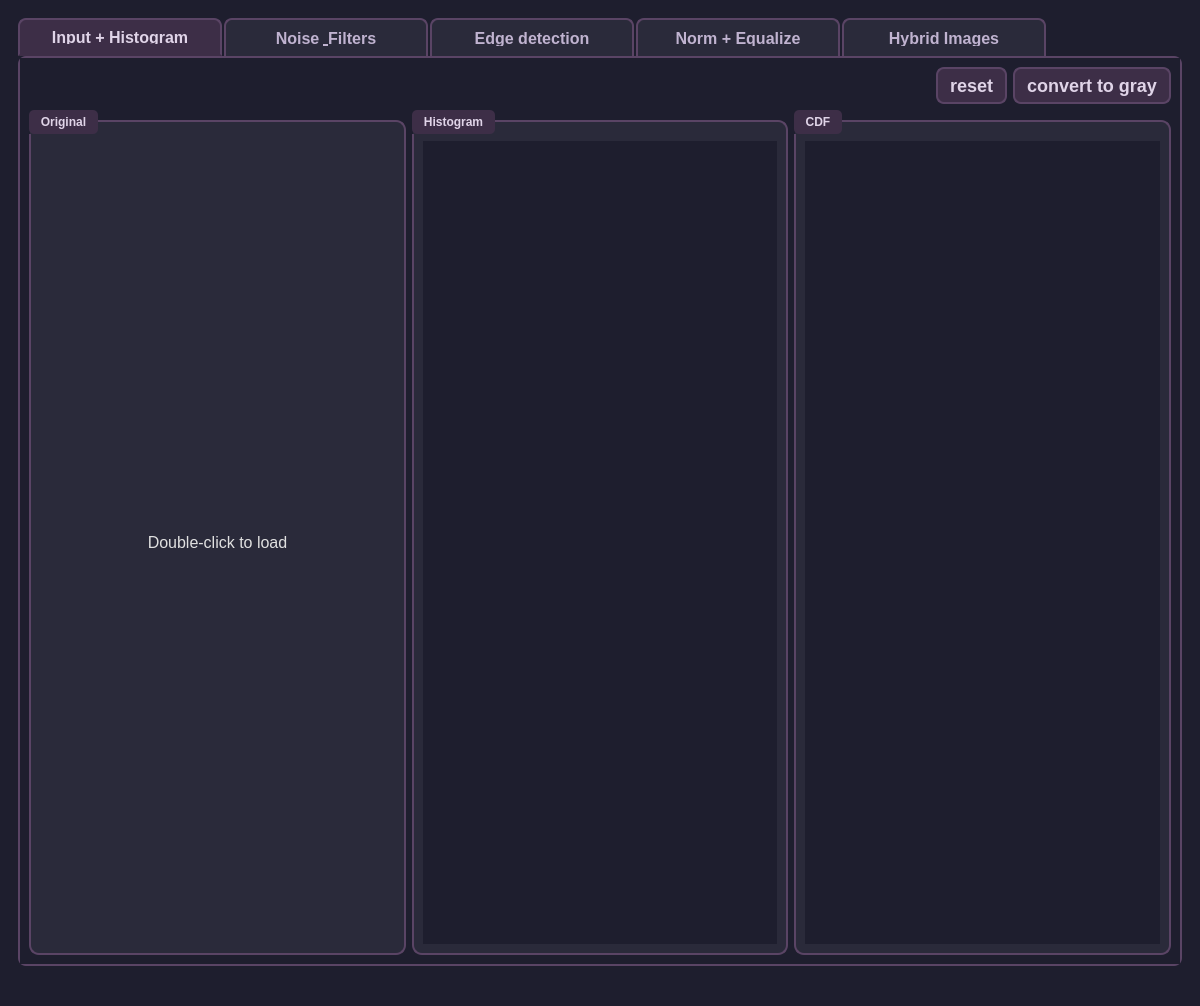
<?xml version="1.0" encoding="UTF-8"?>
<ui version="4.0">
 <class>MainWindow</class>
 <widget class="QMainWindow" name="MainWindow">
  <property name="geometry">
   <rect>
    <x>0</x>
    <y>0</y>
    <width>1200</width>
    <height>700</height>
   </rect>
  </property>
  <property name="windowTitle">
   <string>Image Processor</string>
  </property>
  <property name="styleSheet">
   <string notr="true">QMainWindow {
    background-color: #1E1E2E;
}

QWidget {
    background-color: #1E1E2E;
    color: #E0E0E0;
}

QPushButton {
    background-color: #3D2E47;
    border: 2px solid #5A4465;
    border-radius: 8px;
    padding: 6px 12px;
    color: #E0D4E8;
    font-weight: bold;
    min-height: 20px;
    font-size: 18px;
}

QPushButton:hover {
    background-color: #4D3E57;
    border-color: #7A5A85;
}

QPushButton:pressed {
    background-color: #5A4465;
    font-size: 50px;
}

QGroupBox {
    border: 2px solid #5A4465;
    border-radius: 10px;
    margin-top: 10px;
    padding-top: 10px;
    background-color: #2A2A3A;
    font-weight: bold;
    color: #C0B3D0;
}

QGroupBox::title {
    subcontrol-origin: margin;
    subcontrol-position: top left;
    padding: 5px 10px;
    background-color: #3D2E47;
    border-radius: 5px;
    color: #E0D4E8;
    font-size: 50px;
}

QLabel {
    color: #E0E0E0;
    background-color: transparent;
    font-size: 16px;
}

QTabWidget::pane {
    border: 2px solid #5A4465;
    border-radius: 8px;
    background-color: #2A2A3A;
}

QTabBar::tab {
    background-color: #2A2A3A;
    border: 2px solid #5A4465;
    border-bottom: none;
    border-top-left-radius: 8px;
    border-top-right-radius: 8px;
    padding: 10px 25px;
    margin-right: 2px;
    color: #C0B3D0;
    font-weight: bold;
    min-width: 150px;
    font-size: 16px;
}

QTabBar::tab:selected {
    background-color: #3D2E47;
    border-bottom: 2px solid #3D2E47;
    color: #E0D4E8;
}

QTabBar::tab:hover {
    background-color: #4D3E57;
}

QComboBox {
    background-color: #2A2A3A;
    border: 2px solid #5A4465;
    border-radius: 5px;
    padding: 8px 12px;
    color: #E0E0E0;
    font-size: 16px;
    min-height: 30px;
}

QComboBox:hover {
    border-color: #7A5A85;
}

QComboBox::drop-down {
    border: none;
}

QComboBox QAbstractItemView {
    background-color: #2A2A3A;
    color: #E0E0E0;
    selection-background-color: #4D3E57;
}

QSlider::groove:horizontal {
    background: #3D2E47;
    height: 8px;
    border-radius: 4px;
}

QSlider::handle:horizontal {
    background: #7A5A85;
    border: 2px solid #9A7AA5;
    width: 18px;
    margin: -5px 0;
    border-radius: 9px;
}

QSlider::handle:horizontal:hover {
    background: #9A7AA5;
}

QSlider::handle:horizontal:hover {
    background: #FFD6E0;
}</string>
  </property>
  <widget class="QWidget" name="centralwidget">
   <layout class="QHBoxLayout" name="horizontalLayout">
    <item>
     <widget class="QWidget" name="widget" native="true">
      <layout class="QHBoxLayout" name="horizontalLayout_2">
       <item>
        <widget class="QTabWidget" name="tabWidget">
         <property name="currentIndex">
          <number>0</number>
         </property>
         <property name="usesScrollButtons">
          <bool>false</bool>
         </property>

         <!-- ═══ TAB 1: Input + Histogram ═══ -->
         <widget class="QWidget" name="tab">
          <attribute name="title"><string>Input + Histogram</string></attribute>
          <layout class="QVBoxLayout" name="verticalLayout">
           <item>
            <layout class="QHBoxLayout" name="buttonLayout">
             <item>
              <spacer name="horizontalSpacer">
               <property name="orientation"><enum>Qt::Horizontal</enum></property>
               <property name="sizeHint" stdset="0"><size><width>40</width><height>20</height></size></property>
              </spacer>
             </item>
             <item>
              <widget class="QPushButton" name="btn_reset">
               <property name="text"><string>reset</string></property>
              </widget>
             </item>
             <item>
              <widget class="QPushButton" name="btn_convert_gray">
               <property name="text"><string>convert to gray</string></property>
              </widget>
             </item>
            </layout>
           </item>
           <item>
            <layout class="QHBoxLayout" name="mainContentLayout">
             <item>
              <widget class="QGroupBox" name="groupBox">
               <property name="title"><string>Original</string></property>
               <layout class="QVBoxLayout" name="inputImageLayout">
                <item>
                 <widget class="QLabel" name="InputImage">
                  <property name="text"><string>Double-click to load</string></property>
                  <property name="alignment"><set>Qt::AlignCenter</set></property>
                 </widget>
                </item>
               </layout>
              </widget>
             </item>
             <item>
              <widget class="QGroupBox" name="groupBox_4">
               <property name="title"><string>Histogram</string></property>
               <layout class="QVBoxLayout" name="inputHistogramLayout">
                <item><widget class="QWidget" name="InputHistogram" native="true"/></item>
               </layout>
              </widget>
             </item>
             <item>
              <widget class="QGroupBox" name="groupBox_5">
               <property name="title"><string>CDF</string></property>
               <layout class="QVBoxLayout" name="inputDistributionLayout">
                <item><widget class="QWidget" name="InputDistribution" native="true"/></item>
               </layout>
              </widget>
             </item>
            </layout>
           </item>
          </layout>
         </widget>

         <!-- ═══ TAB 2: Noise & Filters ═══ -->
         <widget class="QWidget" name="tab_2">
          <attribute name="title"><string>Noise &amp; Filters</string></attribute>
          <layout class="QVBoxLayout" name="noise_mainLayout">
           <item>
            <layout class="QHBoxLayout" name="noise_controlsLayout">
             <item><widget class="QLabel" name="noise_lbl_type"><property name="text"><string>Noise Type:</string></property></widget></item>
             <item><widget class="QComboBox" name="noise_combo_type"/></item>
             <item><widget class="QLabel" name="noise_lbl_amount"><property name="text"><string>Amount:</string></property></widget></item>
             <item>
              <widget class="QSlider" name="noise_slider_amount">
               <property name="minimum"><number>0</number></property>
               <property name="maximum"><number>100</number></property>
               <property name="value"><number>20</number></property>
               <property name="orientation"><enum>Qt::Horizontal</enum></property>
              </widget>
             </item>
             <item><widget class="QPushButton" name="noise_btn_apply"><property name="text"><string>Apply Noise</string></property></widget></item>
             <item><widget class="QLabel" name="filter_lbl_type"><property name="text"><string>Filter Type:</string></property></widget></item>
             <item><widget class="QComboBox" name="noise_combo_filter"/></item>
             <item><widget class="QPushButton" name="filter_btn_apply"><property name="text"><string>Apply Filter</string></property></widget></item>
            </layout>
           </item>
           <item>
            <layout class="QHBoxLayout" name="noise_imageLayout">
             <item>
              <widget class="QGroupBox" name="noise_input_group">
               <property name="title"><string>Input Image</string></property>
               <layout class="QVBoxLayout" name="noise_input_layout">
                <item>
                 <widget class="QLabel" name="noise_input_image">
                  <property name="minimumSize"><size><width>300</width><height>300</height></size></property>
                  <property name="alignment"><set>Qt::AlignCenter</set></property>
                 </widget>
                </item>
               </layout>
              </widget>
             </item>
             <item>
              <widget class="QGroupBox" name="noise_noisy_group">
               <property name="title"><string>Noisy Image</string></property>
               <layout class="QVBoxLayout" name="noise_noisy_layout">
                <item><widget class="QLabel" name="noise_noisy_image"><property name="alignment"><set>Qt::AlignCenter</set></property></widget></item>
               </layout>
              </widget>
             </item>
             <item>
              <widget class="QGroupBox" name="noise_filtered_group">
               <property name="title"><string>Filtered Image</string></property>
               <layout class="QVBoxLayout" name="noise_filtered_layout">
                <item><widget class="QLabel" name="noise_filtered_image"><property name="alignment"><set>Qt::AlignCenter</set></property></widget></item>
               </layout>
              </widget>
             </item>
            </layout>
           </item>
          </layout>
         </widget>

         <!-- ═══ TAB 3: Edge detection ═══ -->
         <widget class="QWidget" name="tab_3">
          <attribute name="title"><string>Edge detection</string></attribute>
          <layout class="QVBoxLayout" name="edge_mainLayout">
           <item>
            <layout class="QHBoxLayout" name="edge_controlsLayout">
             <item><widget class="QLabel" name="edge_label"><property name="text"><string>Select Edge Mask:</string></property></widget></item>
             <item>
              <widget class="QComboBox" name="edge_combo">
               <property name="minimumSize"><size><width>150</width><height>0</height></size></property>
              </widget>
             </item>
             <item>
              <spacer name="edge_spacer">
               <property name="orientation"><enum>Qt::Horizontal</enum></property>
               <property name="sizeHint" stdset="0"><size><width>40</width><height>20</height></size></property>
              </spacer>
             </item>
             <item>
              <widget class="QPushButton" name="edge_btn_apply">
               <property name="text"><string>Apply Mask</string></property>
               <property name="minimumSize"><size><width>120</width><height>30</height></size></property>
              </widget>
             </item>
            </layout>
           </item>
           <item>
            <widget class="QGroupBox" name="edge_input_group">
             <property name="title"><string>Input Image</string></property>
             <layout class="QVBoxLayout" name="edge_input_layout">
              <item>
               <widget class="QLabel" name="edge_input_image">
                <property name="minimumSize"><size><width>0</width><height>300</height></size></property>
                <property name="text"><string>Double-click to load image</string></property>
                <property name="alignment"><set>Qt::AlignCenter</set></property>
               </widget>
              </item>
             </layout>
            </widget>
           </item>
           <item>
            <layout class="QHBoxLayout" name="edge_resultsLayout">
             <item>
              <widget class="QGroupBox" name="edge_magnitude_group">
               <property name="title"><string>Magnitude</string></property>
               <layout class="QVBoxLayout" name="edge_magnitude_layout">
                <item>
                 <widget class="QLabel" name="edge_output_image">
                  <property name="minimumSize"><size><width>0</width><height>250</height></size></property>
                  <property name="text"><string/></property>
                  <property name="alignment"><set>Qt::AlignCenter</set></property>
                 </widget>
                </item>
               </layout>
              </widget>
             </item>
             <item>
              <widget class="QGroupBox" name="edge_grad_x_group">
               <property name="title"><string>Gradient X</string></property>
               <layout class="QVBoxLayout" name="edge_grad_x_layout">
                <item>
                 <widget class="QLabel" name="edge_gradient_x_image">
                  <property name="minimumSize"><size><width>0</width><height>250</height></size></property>
                  <property name="text"><string/></property>
                  <property name="alignment"><set>Qt::AlignCenter</set></property>
                 </widget>
                </item>
               </layout>
              </widget>
             </item>
             <item>
              <widget class="QGroupBox" name="edge_grad_y_group">
               <property name="title"><string>Gradient Y</string></property>
               <layout class="QVBoxLayout" name="edge_grad_y_layout">
                <item>
                 <widget class="QLabel" name="edge_gradient_y_image">
                  <property name="minimumSize"><size><width>0</width><height>250</height></size></property>
                  <property name="text"><string/></property>
                  <property name="alignment"><set>Qt::AlignCenter</set></property>
                 </widget>
                </item>
               </layout>
              </widget>
             </item>
            </layout>
           </item>
          </layout>
         </widget>

         <!-- ═══ TAB 4: Normalization & Equalization ═══ -->
         <widget class="QWidget" name="tab_5">
          <attribute name="title"><string>Norm + Equalize</string></attribute>
          <layout class="QVBoxLayout" name="normeq_mainLayout">
           
           <!-- ROW 1: Original Image + Histogram -->
           <item>
            <layout class="QHBoxLayout" name="normeq_originalLayout">
             <item>
              <widget class="QGroupBox" name="normeq_input_group">
               <property name="title"><string>Original Image (double-click to load)</string></property>
               <layout class="QVBoxLayout" name="normeq_input_layout">
                <item>
                 <widget class="QLabel" name="normalize_input_image">
                  <property name="minimumSize"><size><width>300</width><height>250</height></size></property>
                  <property name="text"><string>Double-click to load image</string></property>
                  <property name="alignment"><set>Qt::AlignCenter</set></property>
                 </widget>
                </item>
               </layout>
              </widget>
             </item>
             <item>
              <widget class="QGroupBox" name="normeq_input_hist_group">
               <property name="title"><string>Original Histogram</string></property>
               <layout class="QVBoxLayout" name="normeq_input_hist_layout">
                <item>
                 <widget class="QWidget" name="normalize_input_histogram" native="true">
                  <property name="minimumSize"><size><width>300</width><height>250</height></size></property>
                 </widget>
                </item>
               </layout>
              </widget>
             </item>
            </layout>
           </item>

           <!-- ROW 2: Normalized Image + Histogram -->
           <item>
            <layout class="QHBoxLayout" name="normeq_normalizedLayout">
             <item>
              <widget class="QGroupBox" name="normalize_output_group">
               <property name="title"><string>Normalized Image</string></property>
               <layout class="QVBoxLayout" name="normalize_output_layout">
                <item>
                 <widget class="QLabel" name="normalize_output_image">
                  <property name="minimumSize"><size><width>300</width><height>250</height></size></property>
                  <property name="text"><string/></property>
                  <property name="alignment"><set>Qt::AlignCenter</set></property>
                 </widget>
                </item>
               </layout>
              </widget>
             </item>
             <item>
              <widget class="QGroupBox" name="normalize_output_hist_group">
               <property name="title"><string>Normalized Histogram</string></property>
               <layout class="QVBoxLayout" name="normalize_output_hist_layout">
                <item>
                 <widget class="QWidget" name="normalize_output_histogram" native="true">
                  <property name="minimumSize"><size><width>300</width><height>250</height></size></property>
                 </widget>
                </item>
               </layout>
              </widget>
             </item>
            </layout>
           </item>

           <!-- ROW 3: Equalized Image + Histogram -->
           <item>
            <layout class="QHBoxLayout" name="normeq_equalizedLayout">
             <item>
              <widget class="QGroupBox" name="equalization_output_group">
               <property name="title"><string>Equalized Image</string></property>
               <layout class="QVBoxLayout" name="equalization_output_layout">
                <item>
                 <widget class="QLabel" name="equalization_output_image">
                  <property name="minimumSize"><size><width>300</width><height>250</height></size></property>
                  <property name="text"><string/></property>
                  <property name="alignment"><set>Qt::AlignCenter</set></property>
                 </widget>
                </item>
               </layout>
              </widget>
             </item>
             <item>
              <widget class="QGroupBox" name="equalization_output_hist_group">
               <property name="title"><string>Equalized Histogram</string></property>
               <layout class="QVBoxLayout" name="equalization_output_hist_layout">
                <item>
                 <widget class="QWidget" name="equalization_output_histogram" native="true">
                  <property name="minimumSize"><size><width>300</width><height>250</height></size></property>
                 </widget>
                </item>
               </layout>
              </widget>
             </item>
            </layout>
           </item>

          </layout>
         </widget>

         <!-- ═══ TAB 6: Hybrid Images (REDESIGNED) ═══ -->
         <widget class="QWidget" name="tab_4">
          <attribute name="title"><string>Hybrid Images</string></attribute>
          <layout class="QVBoxLayout" name="hybrid_mainLayout">

           <!-- ROW 1: Two input images -->
           <item>
            <layout class="QHBoxLayout" name="hybrid_inputImagesLayout">

             <item>
              <widget class="QGroupBox" name="hybrid_groupBox_img1">
               <property name="title"><string>Image 1</string></property>
               <property name="minimumSize"><size><width>0</width><height>220</height></size></property>
               <layout class="QVBoxLayout" name="hybrid_img1Layout">
                <item>
                 <widget class="QLabel" name="hybrid_label_img1">
                  <property name="text"><string>Double-click to load image</string></property>
                  <property name="alignment"><set>Qt::AlignCenter</set></property>
                 </widget>
                </item>
               </layout>
              </widget>
             </item>

             <item>
              <widget class="QGroupBox" name="hybrid_groupBox_img2">
               <property name="title"><string>Image 2</string></property>
               <property name="minimumSize"><size><width>0</width><height>220</height></size></property>
               <layout class="QVBoxLayout" name="hybrid_img2Layout">
                <item>
                 <widget class="QLabel" name="hybrid_label_img2">
                  <property name="text"><string>Double-click to load image</string></property>
                  <property name="alignment"><set>Qt::AlignCenter</set></property>
                 </widget>
                </item>
               </layout>
              </widget>
             </item>

            </layout>
           </item>

           <!-- ROW 2: Two control panels side by side -->
           <item>
            <layout class="QHBoxLayout" name="hybrid_bothControlsLayout">

             <!-- Image 1 Controls -->
             <item>
              <widget class="QGroupBox" name="hybrid_groupBox_ctrl1">
               <property name="title"><string>Image 1 Filter Settings</string></property>
               <layout class="QVBoxLayout" name="hybrid_ctrl1Layout">

                <!-- Filter type row -->
                <item>
                 <layout class="QHBoxLayout" name="hybrid_filter1Row">
                  <item>
                   <widget class="QLabel" name="hybrid_lbl_filter1">
                    <property name="text"><string>Filter Type:</string></property>
                    <property name="minimumSize"><size><width>80</width><height>0</height></size></property>
                   </widget>
                  </item>
                  <item>
                   <widget class="QComboBox" name="hybrid_combo_filter1"/>
                  </item>
                 </layout>
                </item>

                <!-- Cutoff slider row -->
                <item>
                 <layout class="QHBoxLayout" name="hybrid_cutoff1Row">
                  <item>
                   <widget class="QLabel" name="hybrid_lbl_cutoff1">
                    <property name="text"><string>Cutoff:</string></property>
                    <property name="minimumSize"><size><width>80</width><height>0</height></size></property>
                   </widget>
                  </item>
                  <item>
                   <widget class="QSlider" name="hybrid_slider_cutoff1">
                    <property name="minimum"><number>1</number></property>
                    <property name="maximum"><number>100</number></property>
                    <property name="value"><number>30</number></property>
                    <property name="orientation"><enum>Qt::Horizontal</enum></property>
                   </widget>
                  </item>
                  <item>
                   <widget class="QLabel" name="hybrid_label_cutoff1_val">
                    <property name="text"><string>30</string></property>
                    <property name="minimumSize"><size><width>30</width><height>0</height></size></property>
                    <property name="alignment"><set>Qt::AlignCenter</set></property>
                   </widget>
                  </item>
                 </layout>
                </item>

               </layout>
              </widget>
             </item>

             <!-- Image 2 Controls -->
             <item>
              <widget class="QGroupBox" name="hybrid_groupBox_ctrl2">
               <property name="title"><string>Image 2 Filter Settings</string></property>
               <layout class="QVBoxLayout" name="hybrid_ctrl2Layout">

                <!-- Filter type row -->
                <item>
                 <layout class="QHBoxLayout" name="hybrid_filter2Row">
                  <item>
                   <widget class="QLabel" name="hybrid_lbl_filter2">
                    <property name="text"><string>Filter Type:</string></property>
                    <property name="minimumSize"><size><width>80</width><height>0</height></size></property>
                   </widget>
                  </item>
                  <item>
                   <widget class="QComboBox" name="hybrid_combo_filter2"/>
                  </item>
                 </layout>
                </item>

                <!-- Cutoff slider row -->
                <item>
                 <layout class="QHBoxLayout" name="hybrid_cutoff2Row">
                  <item>
                   <widget class="QLabel" name="hybrid_lbl_cutoff2">
                    <property name="text"><string>Cutoff:</string></property>
                    <property name="minimumSize"><size><width>80</width><height>0</height></size></property>
                   </widget>
                  </item>
                  <item>
                   <widget class="QSlider" name="hybrid_slider_cutoff2">
                    <property name="minimum"><number>1</number></property>
                    <property name="maximum"><number>100</number></property>
                    <property name="value"><number>20</number></property>
                    <property name="orientation"><enum>Qt::Horizontal</enum></property>
                   </widget>
                  </item>
                  <item>
                   <widget class="QLabel" name="hybrid_label_cutoff2_val">
                    <property name="text"><string>20</string></property>
                    <property name="minimumSize"><size><width>30</width><height>0</height></size></property>
                    <property name="alignment"><set>Qt::AlignCenter</set></property>
                   </widget>
                  </item>
                 </layout>
                </item>

               </layout>
              </widget>
             </item>

            </layout>
           </item>

           <!-- ROW 3: Alpha + Button -->
           <item>
            <layout class="QHBoxLayout" name="hybrid_alphaButtonRow">
             <item>
              <widget class="QLabel" name="hybrid_lbl_alpha">
               <property name="text"><string>Alpha (blend weight):</string></property>
              </widget>
             </item>
             <item>
              <widget class="QSlider" name="hybrid_slider_alpha">
               <property name="minimum"><number>0</number></property>
               <property name="maximum"><number>100</number></property>
               <property name="value"><number>50</number></property>
               <property name="orientation"><enum>Qt::Horizontal</enum></property>
              </widget>
             </item>
             <item>
              <widget class="QLabel" name="hybrid_label_alpha_val">
               <property name="text"><string>0.50</string></property>
               <property name="minimumSize"><size><width>35</width><height>0</height></size></property>
               <property name="alignment"><set>Qt::AlignCenter</set></property>
              </widget>
             </item>
             <item>
              <widget class="QPushButton" name="hybrid_btn_create">
               <property name="text"><string>Create Hybrid Image</string></property>
               <property name="minimumSize"><size><width>160</width><height>30</height></size></property>
              </widget>
             </item>
            </layout>
           </item>

           <!-- ROW 4: Single hybrid result box -->
           <item>
            <widget class="QGroupBox" name="hybrid_groupBox_result">
             <property name="title"><string>Hybrid Result</string></property>
             <property name="minimumSize"><size><width>0</width><height>220</height></size></property>
             <layout class="QVBoxLayout" name="hybrid_resultLayout">
              <item>
               <widget class="QLabel" name="hybrid_label_result">
                <property name="text"><string/></property>
                <property name="alignment"><set>Qt::AlignCenter</set></property>
               </widget>
              </item>
             </layout>
            </widget>
           </item>

          </layout>
         </widget>
         <!-- ═══ END Hybrid Images tab ═══ -->

        </widget>
       </item>
      </layout>
     </widget>
    </item>
   </layout>
  </widget>
  <widget class="QMenuBar" name="menubar">
   <property name="geometry">
    <rect><x>0</x><y>0</y><width>1118</width><height>26</height></rect>
   </property>
  </widget>
  <widget class="QStatusBar" name="statusbar"/>
 </widget>
 <resources/>
 <connections/>
</ui>
